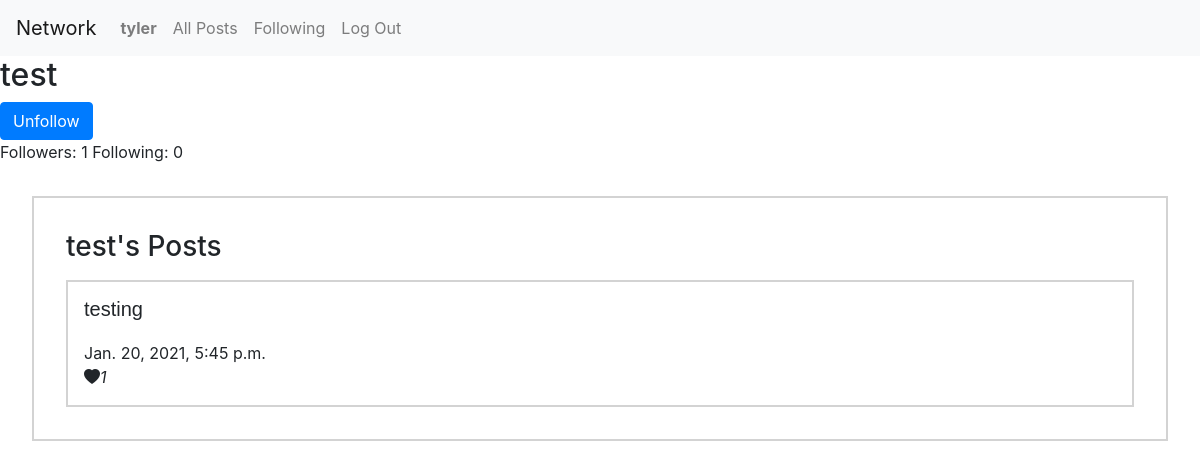
/profile/test (signed in), run on the app's committed database.
### network/models.py (models this page shows)
class User(AbstractUser):
    pass

class Post(models.Model):
    text        = models.TextField()
    date_time   = models.DateTimeField('Post date', auto_now_add=True)
    num_likes   = models.IntegerField()
    author      = models.ForeignKey(User, on_delete=models.CASCADE, related_name="author")

### network/views.py (the view, shortened to what this page needs)
# urls.py: path("profile/<str:username>", views.profile, name="profile"),
@login_required
def profile(request, username=None):
    user_liked_posts = []
    if username != request.user.username:
        user          = User.objects.get(username=username)
        try:
            followers     = User_Following.objects.get(user_id = request.user, following_user_id= user.id)
            is_follower   = True
            user_likes  = Post_Likes.objects.filter(user_liked=request.user).select_related('post_id')
            user_liked_posts = [post.post_id for post in user_likes]
        except User_Following.DoesNotExist:
            print(User_Following.DoesNotExist)
            is_follower   = False
        except Post_Likes.DoesNotExist:
            print(Post_Likes.DoesNotExist)
        num_following = len(User_Following.objects.filter(user_id = user.id))
        num_followers = len( User_Following.objects.filter(following_user_id= user.id))
        user_posts    = Post.objects.filter(author= user)
        user_name     = user.username
        user_id       = user.id
    paginator = Paginator(user_posts, 10)
    page_number = request.GET.get('page')
    page_obj = paginator.get_page(page_number)
    return render(request, "network/profile.html", {
        "num_following": num_following,
        "isFollower"   : is_follower,
        "num_followers": num_followers,
        "user_posts"   : user_posts,
        "user_name"    : user_name,
        "user_id"      : user_id,
        "Posts_liked": user_liked_posts,
        "page_obj": page_obj
    })

### network/templates/network/profile.html (shortened to what this page needs)
{% extends "network/layout.html" %}
{% block body %}
    {% if user.is_authenticated %}
        <div>
            <h2 id="usernameHeading" data-userid= {{ user_id }}>{{  user_name  }}</h2>
            {% if user.username != user_name %}
                {% if isFollower %}
                    <button type="button" class="btn btn-primary" id="followUserBtn">Unfollow</button>
                {% else %}
                    <button type="button" class="btn btn-primary" id="followUserBtn">Follow</button>
                {% endif %}
            {% endif %}
        </div>
        <div>
            Followers: {{ num_followers }}  Following: {{ num_following }}
        </div>
        {% if user_posts %}
            <div id="postings">
                <h3>{{ user_name }}'s Posts</h3>
                {% for post in user_posts %}
                    <div class="post" data-postId= {{ post.id }}>
                        <div class="postText">
                            {{ post.text }}
                        </div>
                        <div class="postDate">
                            {{ post.date_time }}
                        </div>
                        <div class="postLikes">
                            {% if user == post.author %}
                                <i class="bi bi-heart-fill">{{ post.num_likes }}</i>
                            {% else %}
                                {% if post in Posts_liked %}
                                    <i class="bi bi-heart-fill" id="likeBtn">{{ post.num_likes }}</i>
                                {% else %}
                                    <i class="bi bi-heart" id="likeBtn">{{ post.num_likes }}</i>
                                {% endif %}
                            {% endif %}
                        </div>
                    </div>
                {% endfor %}
            </div>
        {% endif %}
    {% endif %}
{% endblock %}

### network/templates/network/layout.html (shortened to what this page needs)
{% load static %}
<!DOCTYPE html>
<html lang="en">
    <head>
        <link rel="stylesheet" href="https://stackpath.bootstrapcdn.com/bootstrap/4.4.1/css/bootstrap.min.css">
        <link rel="stylesheet" href="https://cdn.jsdelivr.net/npm/bootstrap-icons@1.3.0/font/bootstrap-icons.css">
        <link href="{% static 'network/styles.css' %}" rel="stylesheet">
    </head>
    <body>
        <nav class="navbar navbar-expand-lg navbar-light bg-light">
            <a class="navbar-brand" href="#">Network</a>
            <div>
              <ul class="navbar-nav mr-auto">
                {% if user.is_authenticated %}
                    <li class="nav-item">
                        <a class="nav-link" href="{% url 'profile' user.username %}"><strong>{{ user.username }}</strong></a>
                    </li>
                {% endif %}
                <li class="nav-item">
                  <a class="nav-link" href="{% url 'index' %}">All Posts</a>
                </li>
                {% if user.is_authenticated %}
                    <li class="nav-item">
                        <a class="nav-link" href="{% url 'following' %}">Following</a>
                    </li>
                    <li class="nav-item">
                        <a class="nav-link" href="{% url 'logout' %}">Log Out</a>
                    </li>
                {% endif %}
              </ul>
            </div>
          </nav>
        <div class="body">
            {% block body %}
            {% endblock %}
        </div>
    </body>
</html>

### network/static/network/styles.css (style rules this page uses)
.postText { font: 20px bold Arial, sans-serif; margin-bottom: 1em; display: block; }
.post { border: 2px solid lightgrey; padding: 1em; margin-top: 1em; }
#postings { border: 2px solid lightgray; margin: 2em; padding: 2em; }

### data on the page
User: username "tyler"
User: username "test"
Post: text "testing", date_time "Jan. 20, 2021, 5:45 p.m.", num_likes "1"

### other printed values
{{ num_followers }} "1"
{{ num_following }} "0"
